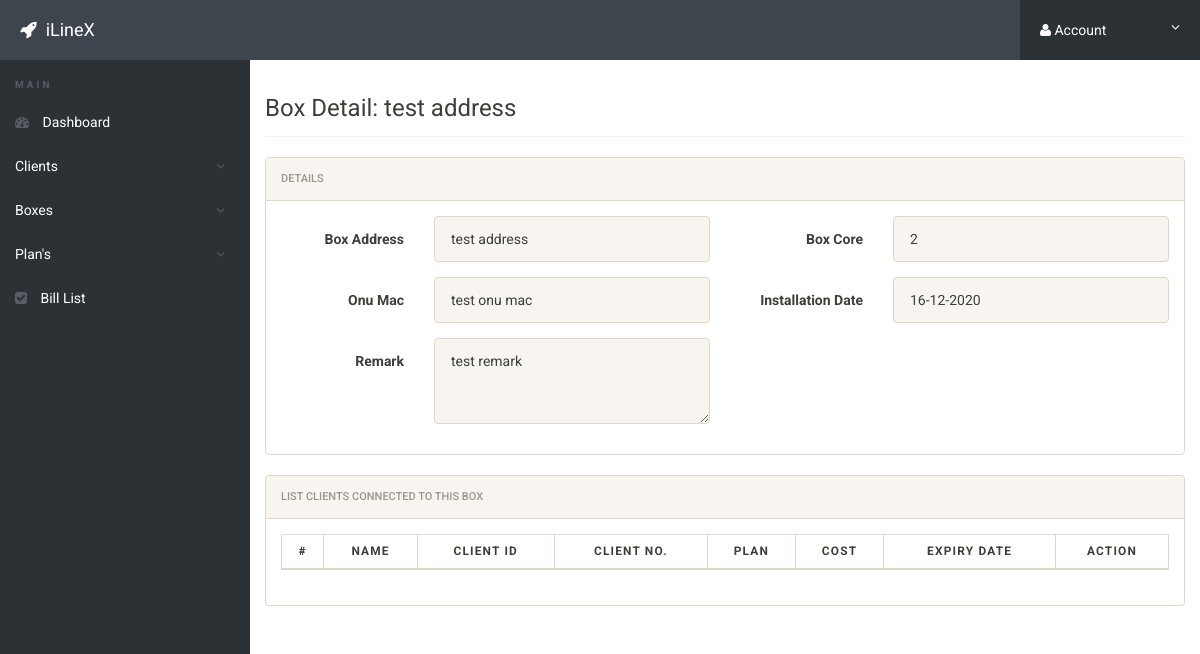
Page /box_view.php?cid=1 (signed in) on the committed database.
### tables this page shows
CREATE TABLE `boxes` (
  `id` int(11) NOT NULL,
  `box_address` varchar(500) NOT NULL,
  `box_core` varchar(100) NOT NULL,
  `onu_mac` varchar(100) NOT NULL,
  `Installation_date` date NOT NULL DEFAULT current_timestamp(),
  `remark` varchar(500) DEFAULT NULL
);

### box_view.php (the view, shortened to what this page needs)
<?php
include('includes/config.php');
if(strlen($_SESSION['alogin'])==0)
	{
header('location:index.php');
}
else{
if(isset($_GET['cid']))
	{
		$cid=$_GET['cid'];
	}
?>
<!doctype html>
<html lang="en" class="no-js">
<head>
	<link rel="stylesheet" href="css/font-awesome.min.css">
	<link rel="stylesheet" href="css/bootstrap.min.css">
	<link rel="stylesheet" href="css/dataTables.bootstrap.min.css">
	<link rel="stylesheet" href="css/bootstrap-social.css">
	<link rel="stylesheet" href="css/bootstrap-select.css">
	<link rel="stylesheet" href="css/fileinput.min.css">
	<link rel="stylesheet" href="css/awesome-bootstrap-checkbox.css">
	<link rel="stylesheet" href="css/style.css">
	<link rel="stylesheet" href="css/table.css">
</head>
<body>
<?php
		$sql = "SELECT * from boxes where id = :cid";
		$query = $dbh -> prepare($sql);
		$query->bindParam(':cid',$cid,PDO::PARAM_INT);
		$query->execute();
		$result=$query->fetch(PDO::FETCH_OBJ);
?>
	<?php include('includes/header.php');?>
	<div class="ts-main-content">
	<?php include('includes/leftbar.php');?>
		<div class="content-wrapper">
			<div class="container-fluid">
				<div class="row">
					<div class="col-md-12">
						<h3 class="page-title">Box Detail: <?php echo htmlentities($result->box_address); ?></h3>
						<div class="row">
							<div class="col-md-12">
								<div class="panel panel-default">
									<div class="panel-heading">Details</div>
									<div class="panel-body">
<form method="post" class="form-horizontal" enctype="multipart/form-data" name="imgform">
<div class="form-group">
<label class="col-sm-2 control-label">Box Address</label>
<div class="col-sm-4">
<input type="text" name="box_address" class="form-control" required readonly value="<?php echo htmlentities($result->box_address);?>">
</div>
<label class="col-sm-2 control-label">Box Core</label>
<div class="col-sm-4">
<input type="text" name="box_core" class="form-control" readonly required value="<?php echo htmlentities($result->box_core);?>">
</div>
</div>
<div class="form-group">
<label class="col-sm-2 control-label">Onu Mac</label>
<div class="col-sm-4">
<input type="text" name="onu_mac" class="form-control" readonly required value="<?php echo htmlentities($result->onu_mac);?>">
</div>
<label class="col-sm-2 control-label">Installation Date</label>
<div class="col-sm-4">
<input type="text" name="Installation_date" class="form-control" readonly required value="<?php $formateInstallation_date = new DateTime($result->Installation_date); echo htmlentities($formateInstallation_date->format('d-m-Y'));?>">
</div>
</div>
<div class="form-group">
<label class="col-sm-2 control-label">Remark</label>
<div class="col-sm-4">
<textarea rows="3"  name="remark" class="form-control" readonly required value=""><?php echo htmlentities($result->remark);?></textarea>
</div>
</div>
</form>
									</div>
								</div>
							</div>
						</div>
					</div>
				</div>
			</div>
			<div class="container-fluid">
				<div class="row">
					<div class="col-md-12">
						<div class="panel panel-default">
							<div class="panel-heading">List Clients Connected to This Box</div>
							<div class="panel-body">
								<table id="zctb" class="display table table-striped table-bordered table-hover" cellspacing="0" width="100%">
									<thead>
										<tr>
										<th>#</th>
                                                <th scope="col">Name</th>
                                                <th scope="col">Client Id</th>
												<th scope="col">Client No.</th>
												<th scope="col">Plan</th>
                                                <th scope="col">Cost</th>
                                                <th scope="col">Expiry Date</th>
											<th scope="col">Action</th>
										</tr>
									</thead>
								</table>
							</div>
						</div>
					</div>
				</div>
			</div>
		</div>
	</div>
</body>
</html>
<?php } ?>

### css/style.css (style rules this page uses)
html { font-size: 14px; }
@media only screen and (min-width: 480px) { html { font-size: 17px; } }
@media only screen and (min-width: 768px) { html { font-size: 14px; } }
body { font-size: 1em; }
.panel { overflow: hidden; }
.page-title { padding-bottom: 15px; margin-bottom: 20px; border-bottom: 1px solid #f0f0f0; }
.ts-main-content .content-wrapper { padding-top: 15px; margin-top: 60px; }
@media only screen and (min-width: 992px) { .ts-main-content .content-wrapper { margin-left: 250px; } }

### css/table.css (style rules this page uses)
table { border: 1px solid #ccc; border-collapse: collapse; margin: 0; padding: 0; width: 100%; table-layout: auto; }
table tr { background-color: #FFFFFF; border: 1px solid #ddd; padding: .35em; }
table th, table td { padding: .625em; text-align: center; }
table th { font-size: .85em; letter-spacing: .1em; text-transform: uppercase; }

### rows in the picture
boxes: box_address "test address", box_core "2", onu_mac "test onu mac", Installation_date "16-12-2020", remark "test remark"
